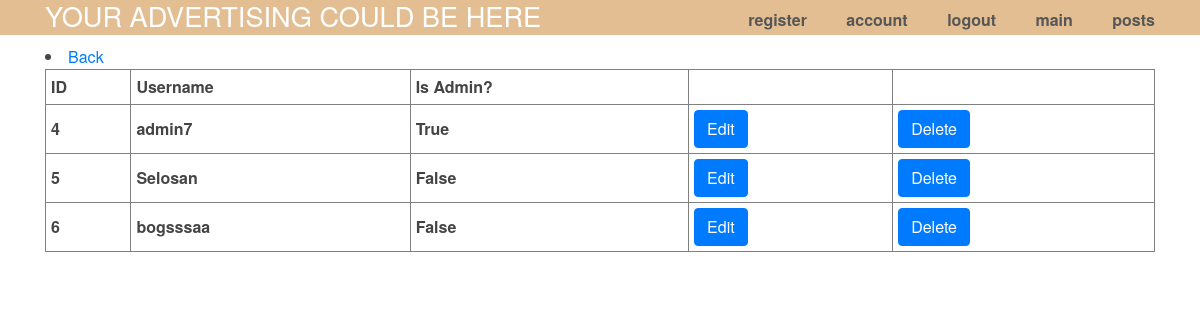
Screenshot of /administrator/users-list (signed in) with the database file from the repository.
### app/models.py (models this page shows, shortened)
class User(db.Model, UserMixin):
    id = db.Column(db.Integer, primary_key=True)
    username = db.Column(db.String(64), index=True, unique=True)
    email = db.Column(db.String(120), index=True, unique=True)
    password_hash = db.Column(db.String(128))
    posts = db.relationship('Post', backref='author', lazy='dynamic')
    image_file = db.Column(db.String(20), nullable=False, default='default.jpg')
    about_me = db.Column(db.String(140))
    last_seen = db.Column(db.DateTime, default=dt.utcnow)
    admin = db.Column(db.Boolean, default=False)
    def is_admin(self):
        return self.admin

### app/blueprints/administrator/views.py (the view)
@administrator_blueprint.route('/administrator/users-list')
@login_required
@admin_login_required
def users_list_admin():
    users = User.query.all()
    return render_template('administrator/users-list-admin.html', users=users)

### app/blueprints/administrator/views.py (called while the page is built)
def admin_login_required(func):
    @wraps(func)
    def decorated_view(*args, **kwargs):
        if not current_user.is_admin():
            return abort(403)
        return func(*args, **kwargs)
    return decorated_view

### app/models.py (called while the page is built)
@login.user_loader
def load_user(id):
    return User.query.get(int(id))

### app/blueprints/administrator/templates/administrator/users-list-admin.html
{% extends "layout.html" %}
{% block content %}
<table border="1" width="100%" cellpadding="5">
    <tr>
     <th>ID</th>
     <th>Username</th>
     <th>Is Admin?</th>
     <th></th>
     <th></th>
    </tr>
    {% for user in users %}
    <tr>
        <th>{{user.id}}</th>
        <th>{{user.username}}</th>
        <th>{{user.admin}}</th>
        <th> <a href="{{url_for('administrator.user_update_admin', id=user.id)}}" class="btn btn-primary">Edit</a></th>
        <th><a href="{{url_for('administrator.user_delete_admin', id=user.id)}}" class="btn btn-primary">Delete</a></th>
       </tr>
    {% endfor %}
    <li><a href="{{ url_for('administrator.home_admin') }}">Back</a></li>
{% endblock %}

### app/static/css/main.css (style rules this page uses)
body { margin: 0; padding: 0; font-family: "Helvetica Neue", Helvetica, Arial, sans-serif; color: #444; }

### rows the page displays
User: id "4", username "admin7", admin "True"
User: id "5", username "Selosan", admin "False"
User: id "6", username "bogsssaa", admin "False"
